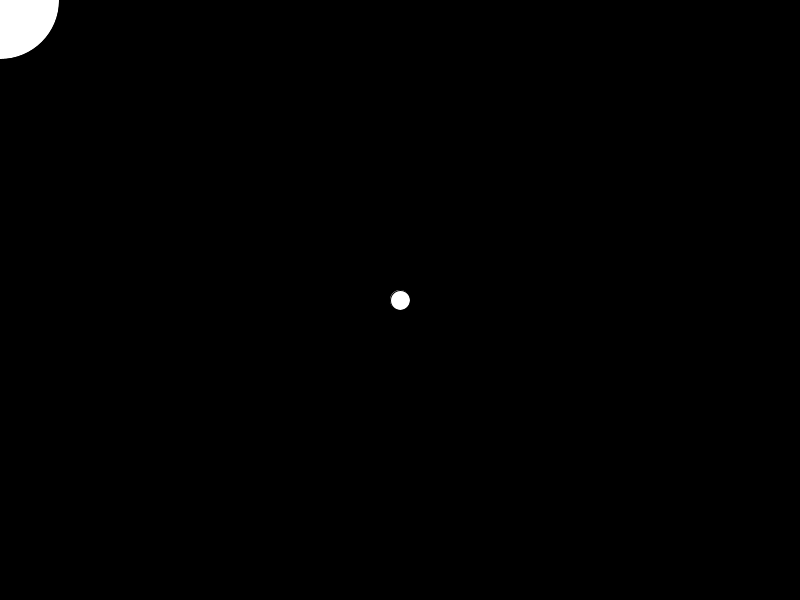
Frame 1 (no input)
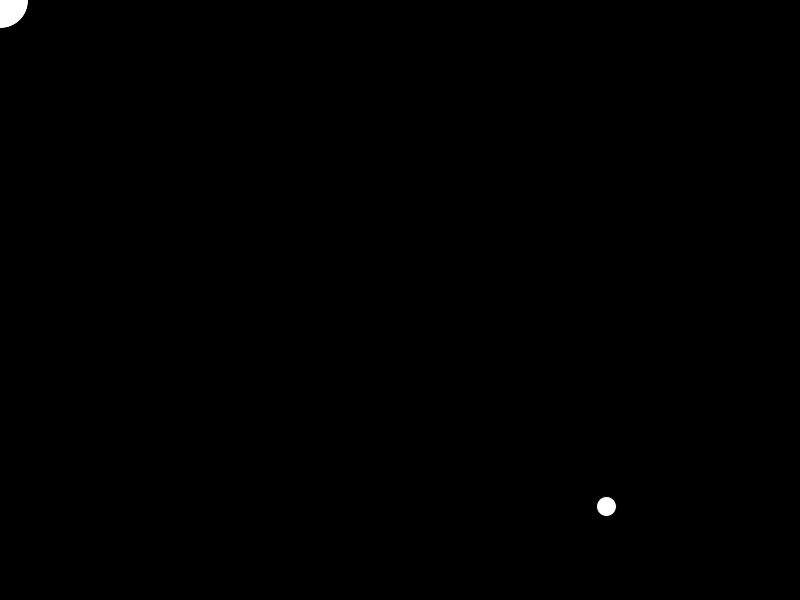
Frame 60 (the mouse pressed at the canvas centre just before this capture)
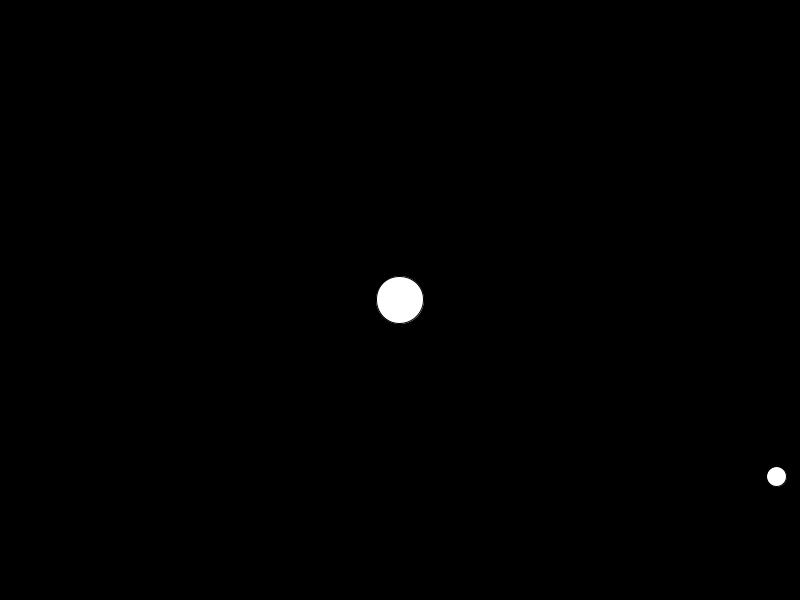
Frame 120 (the mouse held since frame 60 and released just before this capture)

The Processing sketch that drew these frames (run headless with seeded random() and noise(); from frame 60 on, the mouse is pressed at the canvas centre):

// Processing sketch: labdapattogas_egerrol_is_visszapattan_gyorsul
// ── labdapattogas_egerrol_is_visszapattan_gyorsul.pde

PVector pos = new PVector(400, 300);
PVector vel = new PVector(1, 1);

float speed = 20;
int last_time;
int level = 1;
int level_time = 0;

void setup(){ //azt érdemes ide írni ami egyszer fut le
  size(800, 600);
  last_time = millis();
}

int radius = 10;
float mouse_radius = 10;
void draw() {
  update();
  background(0);
  ellipse (pos.x, pos.y, 2*radius, 2*radius);
  ellipse (mouseX, mouseY, 2*mouse_radius,  2*mouse_radius);
}

void update () {
  float delta_time = (millis() - last_time) / 100.0f;
  last_time = millis();
  pos.add(vel.copy().mult(delta_time * speed)); //v = s/t   //ha a copy nem lenne akkor folyamatosan gyorsulna
  
  if(pos.y > height-radius){
    pos.y =  height-radius;
    vel.y *= -1;
    background(0);
  }
  
  if(pos.x > width-radius){
    pos.x= width-radius;
    vel.x *= -1;
    background(0);
  }
  
  if(pos.x < radius){
    pos.x = radius;
    vel.x *= -1;
    background(0);
  }
  
  if(pos.y < radius){
    pos.y = radius;
    vel.y *= -1;
    background(0);
  }

  //egérnek ütközés
  mouse_radius = 50 + 30 * sin(millis() / 200.0f);                     //millis: a milisecundummok száma a program kezdete óta
                                                                       //200.0f: hogy nem double hanem float legyen
  
  PVector mouse_pos = new PVector(mouseX, mouseY);  
  PVector diff = pos.copy().sub(mouse_pos);                            //a sub kivon két vektort egymásból
  
  if((diff.mag()<mouse_radius + radius)){                              //mag: length of the vector
    pos = mouse_pos.add( diff.normalize().mult(mouse_radius +radius)); //normalize: egységvektorrá alakít
                                                                       //mult: skalárral szoroz
    vel = diff.normalize();
  }
  
  //gyorsulás
  if(millis() - level_time > 10000){
    level_time = millis();
    ++level;
    speed += level*10;
    System.out.println("LEVEL: " + level);
  }
}
